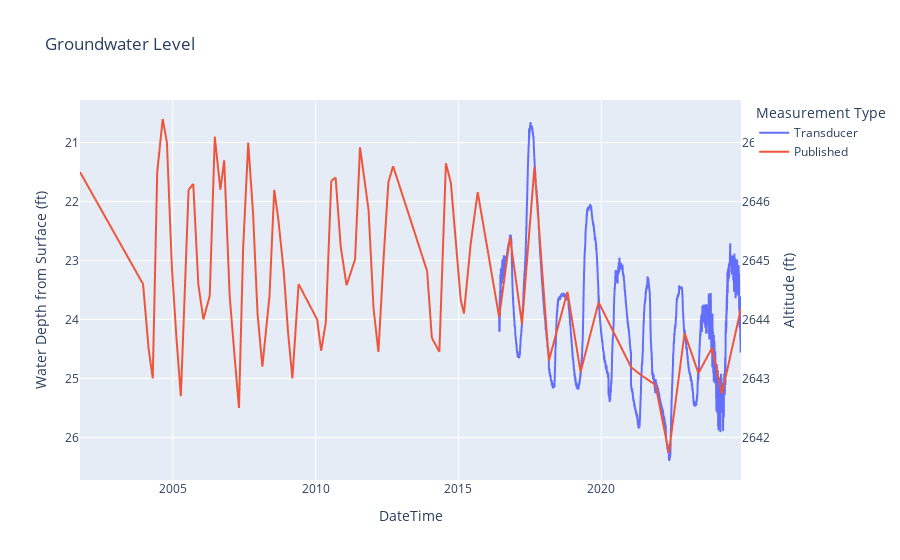

The notebook cell saved with this chart:
### Code cell
# Plot the Groundwater level
fig = px.line(timeseries_df, x=timeseries_df.index, y=timeseries_df.columns, title='Groundwater Level', labels={'value': 'Water Depth from Surface (ft)', 'variable': 'Measurement Type'})
fig.update_yaxes(autorange="reversed")

# Update each primary trace to include altitude as custom data 
for trace, col in zip(fig.data, timeseries_df.columns):
    altitude = 2668 - timeseries_df[col]
    trace.customdata = np.column_stack([altitude])
    trace.hovertemplate = (
        "Water Level: %{y:.1f} ft<br>" +
        "Altitude: %{customdata[0]:.1f} ft<extra></extra>"
    )

# Add invisible secondary traces for each column to force display of the right y-axis.
for col in timeseries_df.columns:
    fig.add_trace(
        go.Scatter(
            x=timeseries_df.index, 
            y=2668 - timeseries_df[col],
            mode='lines',
            name=f"{col} Altitude",
            yaxis="y2",
            line=dict(color='rgba(0,0,0,0)'),  # Fully transparent
            showlegend=False,
            hoverinfo="skip"  # Disable hover on these traces
        )
    )

fig.update_layout(
    yaxis2=dict(
        title="Altitude (ft)",
        overlaying="y",
        side="right",
    ),
    hovermode="closest"  # Use closest so only the primary traces are used for hover
)

fig.show()

### Figure 1 — Plotly figure (JSON) as saved in the notebook; plotly's stock layout.template omitted (floating-point values rounded to 4 significant figures; data arrays with more than 128 entries replaced by an {"elided": "..."} marker saying what was removed)
{"data": [{"customdata": {"elided": "6672x1 float values"}, "hovertemplate": "Water Level: %{y:.1f} ft<br>Altitude: %{customdata[0]:.1f} ft<extra></extra>", "legendgroup": "Transducer", "line": {"color": "#636efa", "dash": "solid"}, "marker": {"symbol": "circle"}, "mode": "lines", "name": "Transducer", "showlegend": true, "type": "scattergl", "x": {"elided": "6672 str values"}, "xaxis": "x", "y": {"elided": "6672 float values"}, "yaxis": "y"}, {"customdata": {"elided": "6672x1 float values"}, "hovertemplate": "Water Level: %{y:.1f} ft<br>Altitude: %{customdata[0]:.1f} ft<extra></extra>", "legendgroup": "Published", "line": {"color": "#EF553B", "dash": "solid"}, "marker": {"symbol": "circle"}, "mode": "lines", "name": "Published", "showlegend": true, "type": "scattergl", "x": {"elided": "6672 str values"}, "xaxis": "x", "y": {"elided": "6672 float values"}, "yaxis": "y"}, {"hoverinfo": "skip", "line": {"color": "rgba(0,0,0,0)"}, "mode": "lines", "name": "Transducer Altitude", "showlegend": false, "type": "scatter", "x": {"elided": "6672 str values"}, "y": {"elided": "6672 float values"}, "yaxis": "y2"}, {"hoverinfo": "skip", "line": {"color": "rgba(0,0,0,0)"}, "mode": "lines", "name": "Published Altitude", "showlegend": false, "type": "scatter", "x": {"elided": "6672 str values"}, "y": {"elided": "6672 float values"}, "yaxis": "y2"}], "layout": {"hovermode": "closest", "legend": {"title": {"text": "Measurement Type"}, "tracegroupgap": 0}, "title": {"text": "Groundwater Level"}, "xaxis": {"anchor": "y", "domain": [0, 1], "title": {"text": "DateTime"}}, "yaxis": {"anchor": "x", "autorange": "reversed", "domain": [0, 1], "title": {"text": "Water Depth from Surface (ft)"}}, "yaxis2": {"overlaying": "y", "side": "right", "title": {"text": "Altitude (ft)"}}}}
